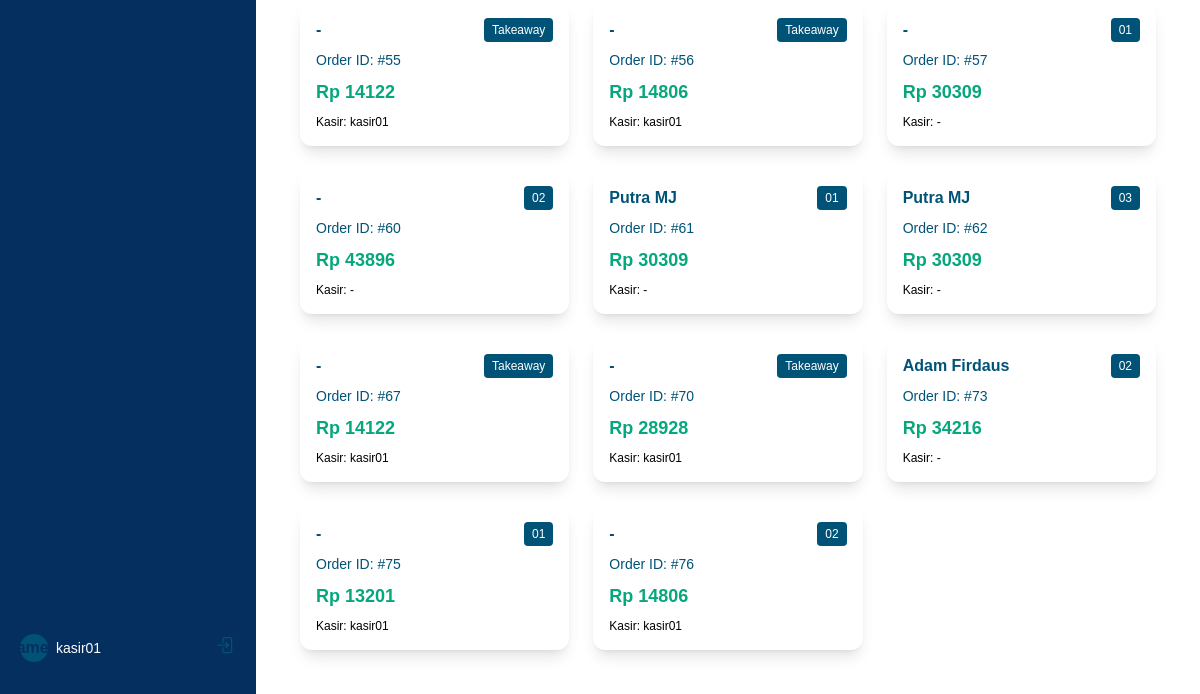
Before: /order-list/ (signed in, lower part) with the older database file.
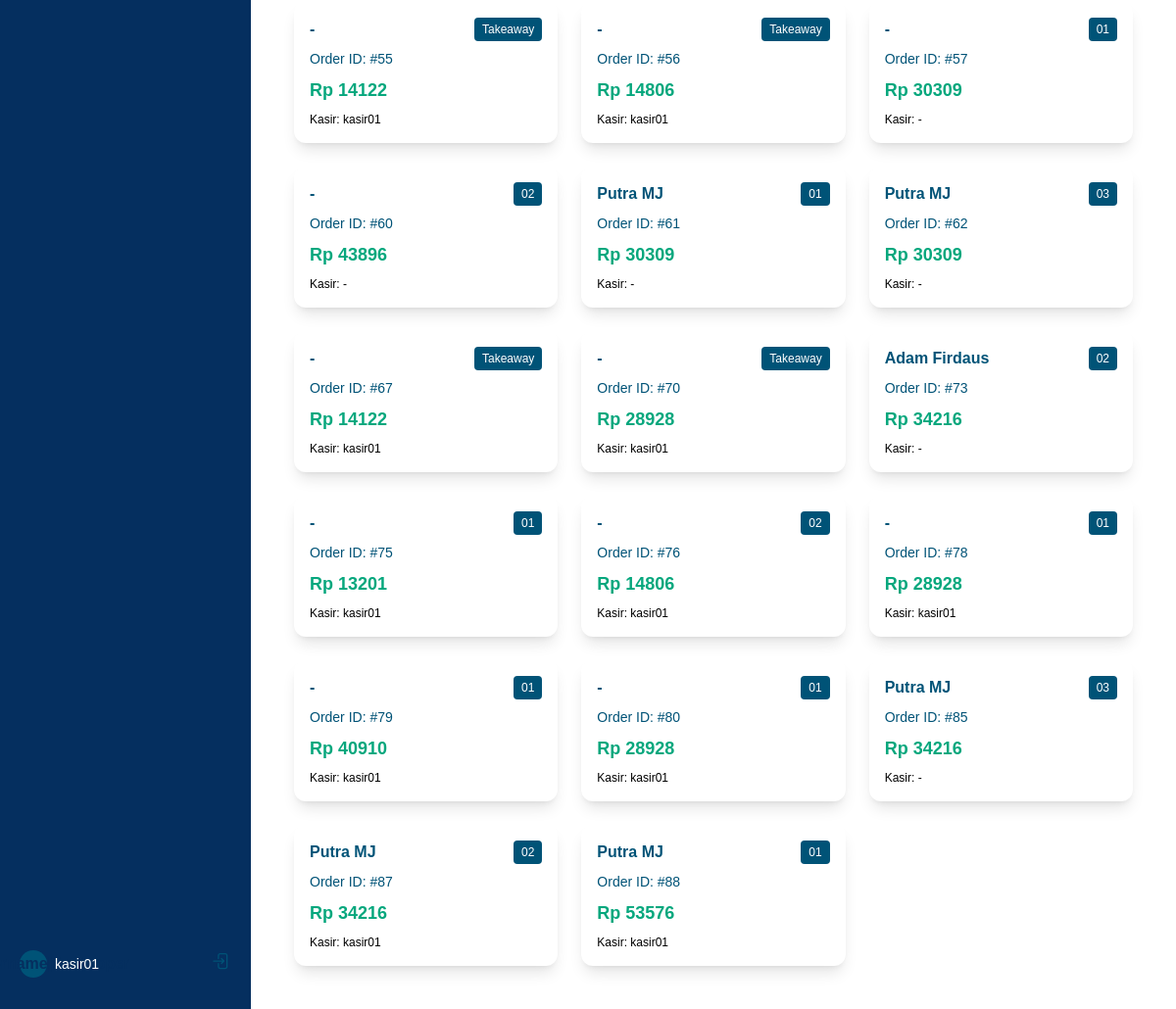
After: the same page with the newer database file.
### app/models.py (models this page shows, shortened)
class Order(models.Model):
    STATUS_CHOICES = [
        ('Pending', 'Pending'),
        ('Processing', 'Processing'),
        ('Completed', 'Completed'),
        ('Cancelled', 'Cancelled'),
    ]
    ORDER_SOURCE_CHOICES = [
        ('manual', 'Kasir Manual'),
        ('qr_scan', 'Customer QR Scan'),
    ]
    PAYMENT_METHOD_CHOICES = [
        ('cash', 'Cash'),
        ('midtrans_qris', 'Midtrans QRIS'),
        ('midtrans_va', 'Midtrans Virtual Account'),
        ('midtrans_ewallet', 'Midtrans E-Wallet'),
    ]
    user = models.ForeignKey(settings.AUTH_USER_MODEL, on_delete=models.CASCADE, null=True, blank=True)  # Bisa null jika kasir manual
    kasir = models.ForeignKey(settings.AUTH_USER_MODEL, on_delete=models.SET_NULL, null=True, blank=True, related_name='kasir_orders')  # Untuk tracking siapa kasirnya
    table = models.ForeignKey(Table, on_delete=models.SET_NULL, null=True, blank=True)  # Bisa kosong jika order tanpa meja
    total_price = models.DecimalField(max_digits=10, decimal_places=2)
    status = models.CharField(max_length=50, choices=STATUS_CHOICES, default='Processing')
    payment_status = models.CharField(max_length=50, choices=[('Pending', 'Pending'), ('Paid', 'Paid'), ('Cancelled', 'Cancelled')], default='Pending')
    source = models.CharField(max_length=10, choices=ORDER_SOURCE_CHOICES, default='manual')  # Tracking asal order
    payment_method = models.CharField(max_length=20, choices=PAYMENT_METHOD_CHOICES, default='cash')
    notes = models.TextField(blank=True, null=True)  # Catatan khusus untuk order
    phone_number = models.CharField(max_length=15, blank=True, null=True)  # Untuk customer yang pesan via WhatsApp
    customer_name = models.CharField(max_length=100, blank=True, null=True)  # Nama pelanggan dari sesi WhatsApp
    date_ordered = models.DateTimeField(auto_now_add=True)

class CustomUser(AbstractUser):
    ROLE_CHOICES = [
        ('owner', 'Owner'),
        ('kasir', 'Kasir'),
        ('customer', 'Customer'),
    ]
    role = models.CharField(max_length=10, choices=ROLE_CHOICES, default='customer')
    groups = models.ManyToManyField(
        'auth.Group',
        related_name='customuser_set',  # Ubah nama relasi
        blank=True
    )
    user_permissions = models.ManyToManyField(
        'auth.Permission',
        related_name='customuser_permissions_set',  # Ubah nama relasi
        blank=True
    )

class Table(models.Model):
    table_number = models.CharField(max_length=10, unique=True)  # Nomor meja
    qr_code = models.ImageField(upload_to='qr_codes/', blank=True, null=True)  # QR code untuk meja

### app/decorators.py (the view)
        def _wrapped_view(request, *args, **kwargs):
            if not request.user.is_authenticated:
                messages = request._messages if hasattr(request, '_messages') else None
                if messages:
                    messages.error(request, "Silakan login terlebih dahulu.")
                return redirect_to_login(request.get_full_path(), 'kasir_owner_login')
            if request.user.role not in allowed_roles:
                return HttpResponseForbidden("You do not have permission to access this page.")
            return view_func(request, *args, **kwargs)

### app/views.py (called while the page is built, shortened)
@login_required
@role_required(allowed_roles=['kasir', 'owner'])
def order_list(request):
    orders = Order.objects.filter(status='Processing').select_related('table', 'kasir').prefetch_related('order_details__product')
    return render(request, 'order_list.html', {'orders': orders})

### templates/order_list.html (shortened to what this page needs)
{% extends "base.html" %} {% block content %}
<div class="container mx-auto p-5 font-poppins">
  <div
    id="orderGrid"
    class="grid grid-cols-1 sm:grid-cols-2 lg:grid-cols-3 gap-6"
  >
    {% for order in orders %}
    <div
      class="bg-white rounded-xl shadow-lg p-4 cursor-pointer hover:ring-2 hover:ring-accent transition order-card"
      onclick="openOrderModal({{ order.id }})"
      id="order-card-{{ order.id }}"
    >
      <div class="mb-2 flex justify-between items-center">
        <span class="font-semibold text-secondary"
          >{{ order.customer_name|default:'-' }}</span
        >
        <span class="text-xs px-2 py-1 rounded bg-secondary text-white"
          >{{ order.table.table_number|default:'Takeaway' }}</span
        >
      </div>
      <div class="text-secondary text-sm mb-2">Order ID: #{{ order.id }}</div>
      <div class="font-bold text-lg text-accent mb-2">
        Rp {{ order.total_price|floatformat:0 }}
      </div>
      <div class="text-xs text-primary/60">
        Kasir: {{ order.kasir.username|default:'-' }}
      </div>
    </div>
    {% empty %}
    <div class="col-span-3 text-center text-primary/60">
      No processing orders.
    </div>
    {% endfor %}
  </div>
</div>
{% endblock %}

Changed rows visible on the page:
added Order: customer_name "-", table.table_number "01", id "78", total_price "28928", kasir.username "kasir01"
added Order: customer_name "-", table.table_number "01", id "79", total_price "40910", kasir.username "kasir01"
added Order: customer_name "-", table.table_number "01", id "80", total_price "28928", kasir.username "kasir01"
added Order: customer_name "Putra MJ", table.table_number "03", id "85", total_price "34216", kasir.username "-"
added Order: customer_name "Putra MJ", table.table_number "02", id "87", total_price "34216", kasir.username "kasir01"
added Order: customer_name "Putra MJ", table.table_number "01", id "88", total_price "53576", kasir.username "kasir01"
